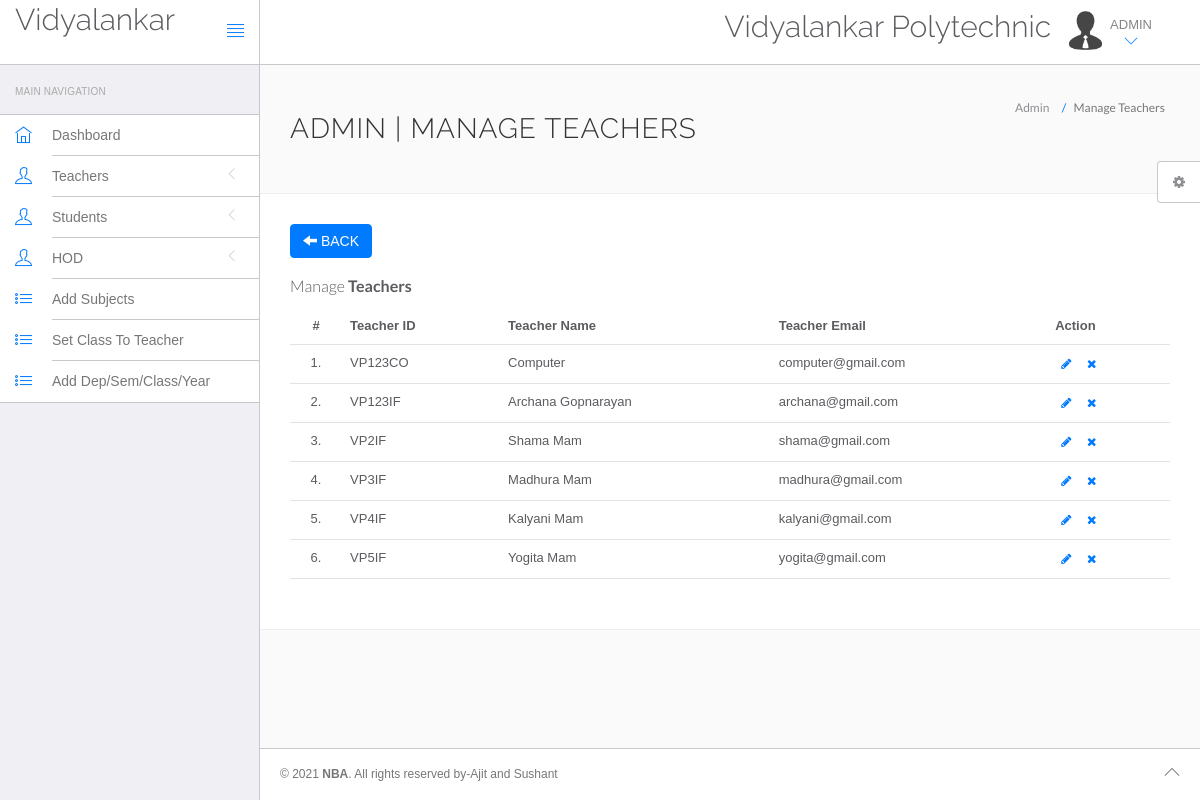
The page /afclick/admin/manage-teachers.php (signed in) on the database as committed earlier.
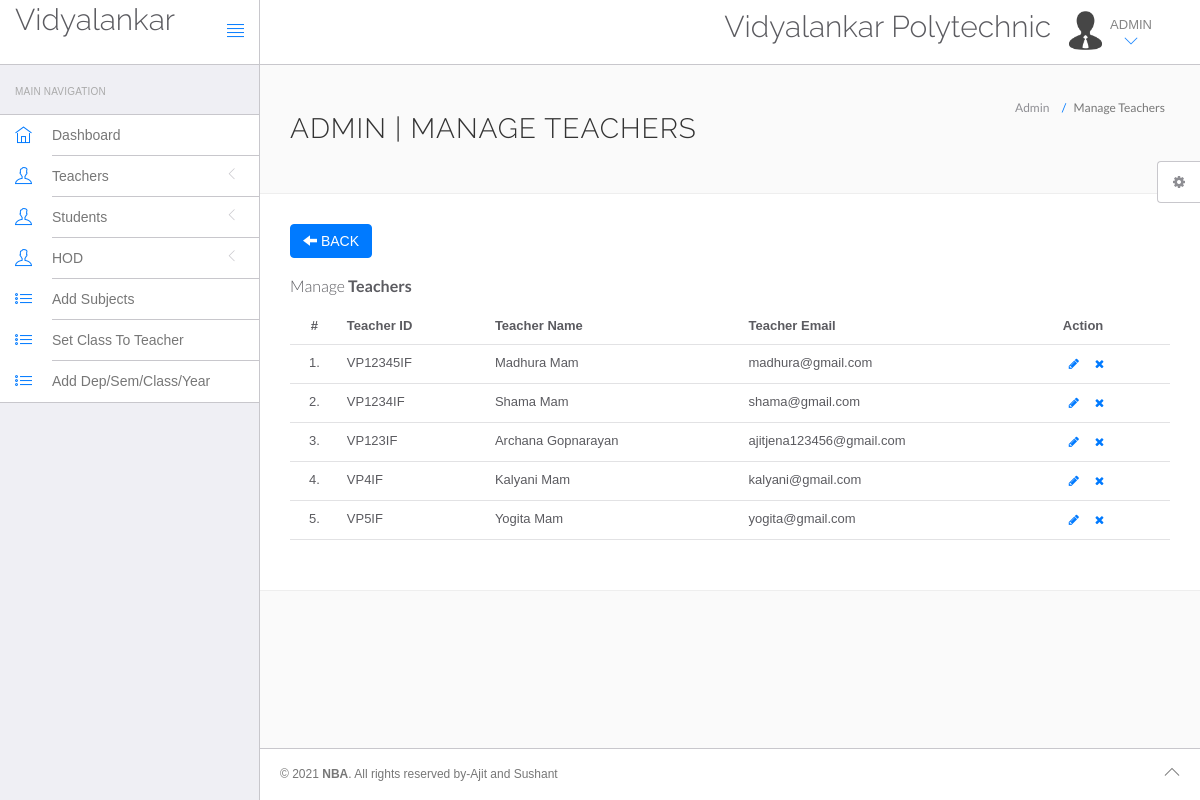
The same page on the database as committed later.
### tables this page shows
CREATE TABLE `teacher` (
  `teacher_id` varchar(20) NOT NULL,
  `teacher_name` varchar(30) NOT NULL,
  `t_phone` bigint(10) NOT NULL,
  `t_email` varchar(50) NOT NULL,
  `t_password` varchar(100) NOT NULL
);

### afclick/admin/manage-teachers.php (the view, shortened to what this page needs)
<?php
include('include/config.php');
?>
<!DOCTYPE html>
<html lang="en">
	<head>
		<link rel="stylesheet" href="vendor/bootstrap/css/bootstrap.min.css">
		<link rel="stylesheet" href="vendor/fontawesome/css/font-awesome.min.css">
		<link rel="stylesheet" href="vendor/themify-icons/themify-icons.min.css">
		<link href="vendor/animate.css/animate.min.css" rel="stylesheet" media="screen">
		<link href="vendor/perfect-scrollbar/perfect-scrollbar.min.css" rel="stylesheet" media="screen">
		<link href="vendor/switchery/switchery.min.css" rel="stylesheet" media="screen">
		<link href="vendor/bootstrap-touchspin/jquery.bootstrap-touchspin.min.css" rel="stylesheet" media="screen">
		<link href="vendor/select2/select2.min.css" rel="stylesheet" media="screen">
		<link href="vendor/bootstrap-datepicker/bootstrap-datepicker3.standalone.min.css" rel="stylesheet" media="screen">
		<link href="vendor/bootstrap-timepicker/bootstrap-timepicker.min.css" rel="stylesheet" media="screen">
		<link rel="stylesheet" href="assets/css/styles.css">
		<link rel="stylesheet" href="assets/css/plugins.css">
		<link rel="stylesheet" href="assets/css/themes/theme-1.css" id="skin_color" />
	</head>
	<body>
		<div id="app">
<?php include('include/sidebar.php');?>
			<div class="app-content">
						<?php include('include/header.php');?>
				<div class="main-content" >
					<div class="wrap-content container" id="container">
						<section id="page-title">
							<div class="row">
								<div class="col-sm-8">
									<h1 class="mainTitle">Admin | Manage Teachers</h1>
																	</div>
								<ol class="breadcrumb">
									<li>
										<span>Admin</span>
									</li>
									<li class="active">
										<span>Manage Teachers</span>
									</li>
								</ol>
							</div>
						</section>
						<div class="container-fluid container-fullw bg-white">
				            <div class="row">
								<div class="col-md-12">
								<a class="btn btn-primary" href="dashboard.php"><span class="glyphicon glyphicon-arrow-left"></span> BACK</a><br><br>
									<h5 class="over-title margin-bottom-15">Manage <span class="text-bold">Teachers</span></h5>
									<table class="table table-hover" id="sample-table-1">
										<thead>
											<tr>
												<th class="center">#</th>
												<th>Teacher ID</th>
												<th class="hidden-xs">Teacher Name</th>
												<th>Teacher Email </th>
												<th>Action</th>
											</tr>
										</thead>
										<tbody>
<?php
$sql=mysqli_query($con,"select * from teacher");
$cnt=1;
while($row=mysqli_fetch_array($sql))
{
?>
											<tr>
												<td class="center"><?php echo $cnt;?>.</td>
												<td class="hidden-xs"><?php echo $row['teacher_id'];?></td>
												<td><?php echo $row['teacher_name'];?></td>
												<td><?php echo $row['t_email'];?>
												</td>
												<td >
												<div class="visible-md visible-lg hidden-sm hidden-xs">
							<a href="edit-teacher.php?id=<?php echo $row['teacher_id'];?>" class="btn btn-transparent btn-xs" tooltip-placement="top" tooltip="Edit"><i class="fa fa-pencil"></i></a>
	<a href="manage-teachers.php?id=<?php echo $row['teacher_id']?>&del=delete" onClick="return confirm('Are you sure you want to delete?')"class="btn btn-transparent btn-xs tooltips" tooltip-placement="top" tooltip="Remove"><i class="fa fa-times fa fa-white"></i></a>
												</div>
												</td>
											</tr>
											<?php
$cnt=$cnt+1;
											 }?>
										</tbody>
									</table>
								</div>
							</div>
								</div>
							</div>
						</div>
					</div>
	<?php include('include/footer.php');?>
	<?php include('include/setting.php');?>
		</div>
	</body>
</html>

### afclick/admin/include/sidebar.php (shortened to what this page needs)
<div class="sidebar app-aside" id="sidebar">
				<div class="sidebar-container perfect-scrollbar">
<nav>
						<div class="navbar-title">
							<span>Main Navigation</span>
						</div>
						<ul class="main-navigation-menu">
							<li>
								<a href="dashboard.php">
									<div class="item-content">
										<div class="item-media">
											<i class="ti-home"></i>
										</div>
										<div class="item-inner">
											<span class="title"> Dashboard </span>
										</div>
									</div>
								</a>
							</li>
							<li>
								<a href="javascript:void(0)">
									<div class="item-content">
										<div class="item-media">
											<i class="ti-user"></i>
										</div>
										<div class="item-inner">
											<span class="title"> Teachers </span><i class="icon-arrow"></i>
										</div>
									</div>
								</a>
								</li>
				<li>
								<a href="javascript:void(0)">
									<div class="item-content">
										<div class="item-media">
											<i class="ti-user"></i>
										</div>
										<div class="item-inner">
											<span class="title"> Students </span><i class="icon-arrow"></i>
										</div>
									</div>
								</a>
								</li>
                            <li>
								<a href="javascript:void(0)">
									<div class="item-content">
										<div class="item-media">
											<i class="ti-user"></i>
										</div>
										<div class="item-inner">
											<span class="title"> HOD </span><i class="icon-arrow"></i>
										</div>
									</div>
								</a>
								</li>
                            <li>
								<a href="sele-year-dept.php">
									<div class="item-content">
										<div class="item-media">
											<i class="ti-list"></i>
										</div>
										<div class="item-inner">
											<span class="title"> Add Subjects</span>
										</div>
									</div>
								</a>
							</li>
                             <li>
								<a href="Set-class-to-teacher.php">
									<div class="item-content">
										<div class="item-media">
											<i class="ti-list"></i>
										</div>
										<div class="item-inner">
											<span class="title"> Set Class To Teacher</span>
										</div>
									</div>
								</a>
							</li>
							<li>
								<a href="add-sem-class.php">
									<div class="item-content">
										<div class="item-media">
											<i class="ti-list"></i>
										</div>
										<div class="item-inner">
											<span class="title">  Add Dep/Sem/Class/Year</span>
										</div>
									</div>
								</a>
							</li>
						</ul>
					</nav>
					</div>
			</div>

### afclick/admin/include/header.php (shortened to what this page needs)
<header class="navbar navbar-default navbar-static-top">
					<div class="navbar-header">
						<a class="navbar-brand" href="#">
							<h2 style="padding-top:2% ">Vidyalankar</h2>
						</a>
						<a href="#" class="sidebar-toggler pull-right visible-md visible-lg" data-toggle-class="app-sidebar-closed" data-toggle-target="#app">
							<i class="ti-align-justify"></i>
						</a>
					</div>
					<div class="navbar-collapse collapse">
						<ul class="nav navbar-right">
								<li  style="padding-top:2% ">
								<h2>Vidyalankar Polytechnic</h2>
							</li>
							<li class="dropdown current-user">
								<a href class="dropdown-toggle" data-toggle="dropdown">
									<img src="assets/images/avatar-1.jpg" alt="Peter"> <span class="username">
			ADMIN
									<i class="ti-angle-down"></i></i></span>
								</a>
							</li>
						</ul>
					</div>
				</header>

### afclick/admin/include/footer.php
<footer>
				<div class="footer-inner">
					<div class="pull-left">
&copy; <span class="current-year"></span><span class="text-bold text-uppercase"> NBA</span>. <span>All rights reserved by-Ajit  and Sushant </span>					</div>
					<div class="pull-right">
						<span class="go-top"><i class="ti-angle-up"></i></span>
					</div>
				</div>
			</footer>

### afclick/admin/include/setting.php (shortened to what this page needs)
<div class="settings panel panel-default hidden-xs hidden-sm" id="settings">
				<button ct-toggle="toggle" data-toggle-class="active" data-toggle-target="#settings" class="btn btn-default">
					<i class="fa fa-spin fa-gear"></i>
				</button>
			</div>

### afclick/admin/assets/css/plugins.css (style rules this page uses)
.perfect-scrollbar { overflow-y: hidden !important; }

### afclick/admin/assets/css/themes/theme-1.css (style rules this page uses)
body { background: #FAFAFA; }
header .navbar-header { background: #ffffff !important; border-right-color: #c8c7cc !important; border-bottom-color: #c8c7cc !important; }
header .navbar-header .sidebar-toggler, header .navbar-header .sidebar-mobile-toggler { color: #007aff !important; }
header .navbar-header .navbar-brand { color: #777 !important; }
header .navbar-collapse { background: #ffffff !important; border-bottom-color: #c8c7cc !important; box-shadow: none !important; }
header .navbar-collapse .navbar-right > li > a { color: #777; }
header .navbar-collapse .navbar-right > li > a i { color: #007aff !important; }
#sidebar { background: #EFEFF4 !important; }
#sidebar:before { border-right-width: "1px" !important; border-right-style: solid; border-right-color: #c8c7cc !important; }
#sidebar nav { border-right-width: "1px" !important; border-right-style: solid; border-right-color: #c8c7cc !important; }
#sidebar nav .navbar-title { color: #aaaaaa; }
#sidebar nav > ul { background: #ffffff !important; border-bottom-color: #c8c7cc !important; border-top-color: #c8c7cc !important; }
#sidebar nav > ul > li > a .item-media > i { color: #007aff !important; }
#sidebar nav > ul > li > a .item-inner { color: #777 !important; border-bottom-color: #c8c7cc; }
#app > footer { background: #ffffff !important; border-top-color: #c8c7cc !important; color: #777; }

Rows that differ between the two databases and show on the page:
removed teacher: teacher_id "VP123CO", teacher_name "Computer", t_email "computer@gmail.com"
removed teacher: teacher_id "VP2IF", teacher_name "Shama Mam", t_email "shama@gmail.com"
removed teacher: teacher_id "VP3IF", teacher_name "Madhura Mam", t_email "madhura@gmail.com"
added teacher: teacher_id "VP12345IF", teacher_name "Madhura Mam", t_email "madhura@gmail.com"
added teacher: teacher_id "VP1234IF", teacher_name "Shama Mam", t_email "shama@gmail.com"
changed teacher "VP123IF": t_email "archana@gmail.com" → "ajitjena123456@gmail.com"
